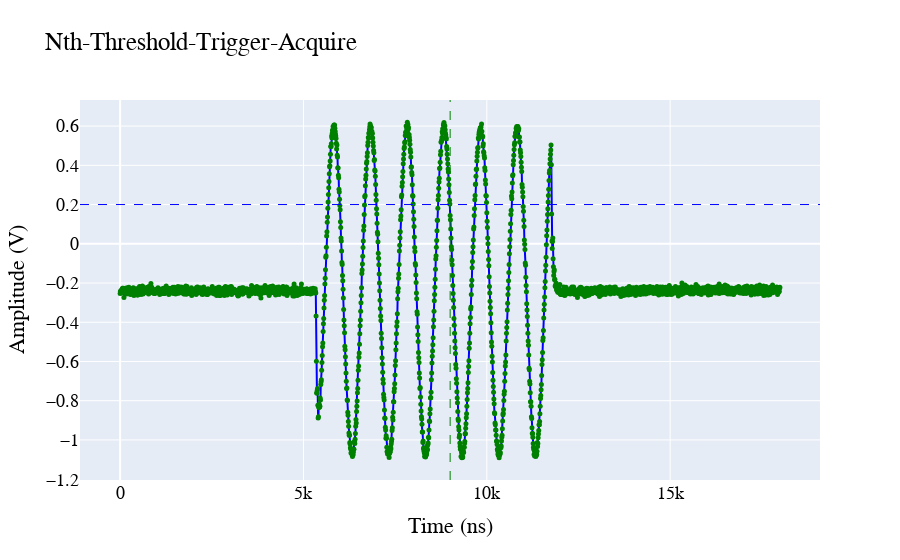

This figure's notebook cell:
### Markdown cell above
### We  replot the last plot using Plotly.  

### To install Plotly execute *sudo pip3 install plotly* on a terminal of the RedPitaya.

### Code cell
import plotly
from plotly.offline import iplot, init_notebook_mode
init_notebook_mode(connected = True)
import plotly.graph_objs as go
fig = go.Figure()
fig.add_trace(go.Scatter(x=x, y=y,mode='lines+markers',
    line=dict(color="blue",  width=2),
    marker=dict(color="green", size=5)))
fig.update_layout(
    title="Nth-Threshold-Trigger-Acquire",
    xaxis_title="Time (ns)",
    yaxis_title="Amplitude (V)",
    font=dict(
        family="Courier New, monospace",
        size=18,
        color="Black"))
fig.add_vline(x=(POINTS_PLOT_BEFORE_TRIGGER)*8, line_width=1, line_dash="dash", line_color="green")
fig.add_hline(y=TRESHOLD_VOLT, line_width=1, line_dash="dash", line_color="blue")

fig.show()

### Figure 1 — Plotly figure (JSON) as saved in the notebook; plotly's stock layout.template omitted (floating-point values rounded to 4 significant figures; data arrays with more than 128 entries replaced by an {"elided": "..."} marker saying what was removed)
{"data": [{"line": {"color": "blue", "width": 2}, "marker": {"color": "green", "size": 5}, "mode": "lines+markers", "type": "scatter", "x": {"elided": "2250 int values"}, "y": {"elided": "2250 float values"}}], "layout": {"font": {"color": "Black", "family": "Courier New, monospace", "size": 18}, "shapes": [{"line": {"color": "green", "dash": "dash", "width": 1}, "type": "line", "x0": 9000, "x1": 9000, "xref": "x", "y0": 0, "y1": 1, "yref": "y domain"}, {"line": {"color": "blue", "dash": "dash", "width": 1}, "type": "line", "x0": 0, "x1": 1, "xref": "x domain", "y0": 0.2, "y1": 0.2, "yref": "y"}], "title": {"text": "Nth-Threshold-Trigger-Acquire"}, "xaxis": {"title": {"text": "Time (ns)"}}, "yaxis": {"title": {"text": "Amplitude (V)"}}}}
